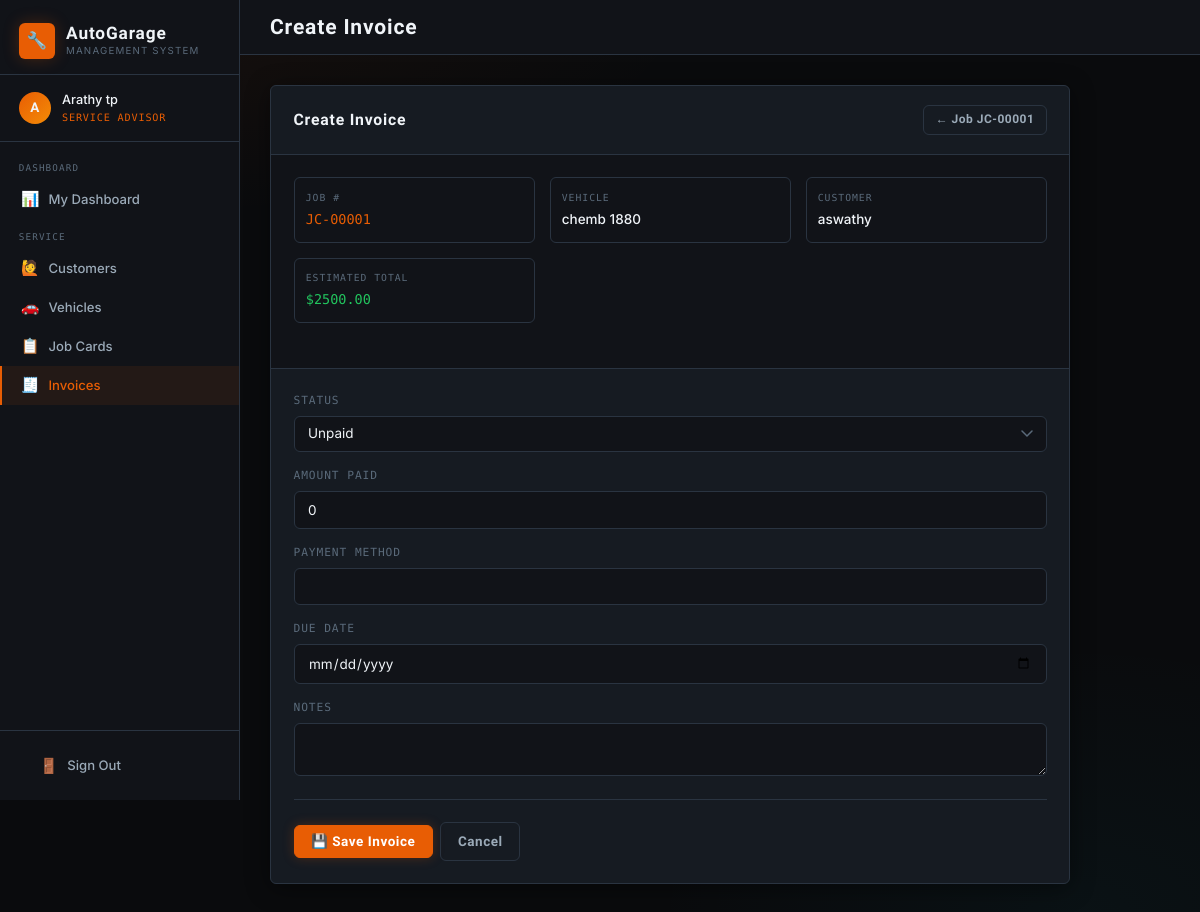
/invoices/create/1/ (signed in), run on the app's committed database.
### core/models.py (models this page shows, shortened)
class UserProfile(models.Model):
    ROLE_CHOICES = [
        ('owner', 'Owner'),
        ('advisor', 'Service Advisor'),
        ('mechanic', 'Mechanic'),
        ('store_manager', 'Store Manager'),
    ]
    user = models.OneToOneField(User, on_delete=models.CASCADE, related_name='profile')
    role = models.CharField(max_length=20, choices=ROLE_CHOICES)
    phone = models.CharField(max_length=20, blank=True)
    created_at = models.DateTimeField(auto_now_add=True)

class JobCard(models.Model):
    STATUS_CHOICES = [
        ('pending', 'Pending'),
        ('in_progress', 'In Progress'),
        ('waiting_parts', 'Waiting for Parts'),
        ('completed', 'Completed'),
        ('delivered', 'Delivered'),
    ]
    job_number = models.CharField(max_length=20, unique=True, blank=True)
    vehicle = models.ForeignKey(Vehicle, on_delete=models.CASCADE, related_name='job_cards')
    advisor = models.ForeignKey(User, on_delete=models.SET_NULL, null=True, related_name='advised_jobs')
    mechanic = models.ForeignKey(User, on_delete=models.SET_NULL, null=True, blank=True, related_name='assigned_jobs')
    problem_description = models.TextField()
    repair_instructions = models.TextField(blank=True)
    status = models.CharField(max_length=20, choices=STATUS_CHOICES, default='pending')
    created_at = models.DateTimeField(auto_now_add=True)
    updated_at = models.DateTimeField(auto_now=True)
    completed_at = models.DateTimeField(null=True, blank=True)
    labour_cost = models.DecimalField(max_digits=10, decimal_places=2, default=0)
    notes = models.TextField(blank=True)
    def total_parts_cost(self):
        return sum(u.total_price for u in self.parts_used.all())
    def total_cost(self):
        return self.labour_cost + self.total_parts_cost()

class Vehicle(models.Model):
    customer = models.ForeignKey(Customer, on_delete=models.CASCADE, related_name='vehicles')
    make = models.CharField(max_length=50)
    model = models.CharField(max_length=50)
    year = models.PositiveIntegerField()
    license_plate = models.CharField(max_length=20, unique=True)
    vin = models.CharField(max_length=50, blank=True)
    color = models.CharField(max_length=30, blank=True)
    mileage = models.PositiveIntegerField(default=0)

class Customer(models.Model):
    name = models.CharField(max_length=100)
    email = models.EmailField(blank=True)
    phone = models.CharField(max_length=20)
    address = models.TextField(blank=True)
    created_at = models.DateTimeField(auto_now_add=True)
    created_by = models.ForeignKey(User, on_delete=models.SET_NULL, null=True)

class JobPartUsage(models.Model):
    job_card = models.ForeignKey(JobCard, on_delete=models.CASCADE, related_name='parts_used')
    part = models.ForeignKey(SparePart, on_delete=models.CASCADE)
    quantity = models.PositiveIntegerField()
    unit_price = models.DecimalField(max_digits=10, decimal_places=2)
    @property
    def total_price(self):
        return self.quantity * self.unit_price

### core/views.py (the view)
# urls.py: path('invoices/create/<int:job_pk>/', views.invoice_create, name='invoice_create'),
@login_required
@role_required('owner', 'advisor')
def invoice_create(request, job_pk):
    job = get_object_or_404(JobCard, pk=job_pk)
    if hasattr(job, 'invoice'):
        return redirect('invoice_detail', pk=job.invoice.pk)
    form = InvoiceForm(request.POST or None)
    if request.method == 'POST' and form.is_valid():
        inv = form.save(commit=False)
        inv.job_card = job
        inv.save()
        messages.success(request, f"Invoice {inv.invoice_number} created.")
        return redirect('invoice_detail', pk=inv.pk)
    return render(request, 'core/invoice_form.html', {'form': form, 'job': job, 'title': 'Create Invoice'})

### core/forms.py
class InvoiceForm(forms.ModelForm):
    class Meta:
        model = Invoice
        fields = ['status', 'amount_paid', 'payment_method', 'due_date', 'notes']
        widgets = {
            'status': forms.Select(attrs={'class': 'form-input'}),
            'amount_paid': forms.NumberInput(attrs={'class': 'form-input', 'step': '0.01'}),
            'payment_method': forms.TextInput(attrs={'class': 'form-input'}),
            'due_date': forms.DateInput(attrs={'class': 'form-input', 'type': 'date'}),
            'notes': forms.Textarea(attrs={'class': 'form-input', 'rows': 2}),
        }

### core/views.py (called while the page is built)
def role_required(*roles):
    def decorator(view_func):
        @wraps(view_func)
        def wrapper(request, *args, **kwargs):
            if not request.user.is_authenticated:
                return redirect('login')
            try:
                profile = request.user.profile
                if profile.role in roles or request.user.is_superuser:
                    return view_func(request, *args, **kwargs)
            except UserProfile.DoesNotExist:
                if request.user.is_superuser:
                    return view_func(request, *args, **kwargs)
            messages.error(request, "You don't have permission to access that page.")
            return redirect('dashboard')
        return wrapper
    return decorator

### core/templates/core/invoice_form.html (shortened to what this page needs)
{% extends 'core/base.html' %}
{% block page_title %}{{ title }}{% endblock %}
{% block content %}
<div class="card" style="max-width:800px;">
  <div class="card-header">
    <span class="card-title">{{ title }}</span>
    {% if job %}<a href="{% url 'job_detail' job.pk %}" class="btn btn-secondary btn-sm">← Job {{ job.job_number }}</a>{% endif %}
  </div>
  {% if job %}
  <div class="card-body" style="background:var(--bg-panel);border-bottom:1px solid var(--border);">
    <div class="job-meta-grid">
      <div class="job-meta-item"><div class="job-meta-label">Job #</div><div class="job-meta-value text-mono text-accent">{{ job.job_number }}</div></div>
      <div class="job-meta-item"><div class="job-meta-label">Vehicle</div><div class="job-meta-value">{{ job.vehicle.make }} {{ job.vehicle.model }}</div></div>
      <div class="job-meta-item"><div class="job-meta-label">Customer</div><div class="job-meta-value">{{ job.vehicle.customer.name }}</div></div>
      <div class="job-meta-item"><div class="job-meta-label">Estimated Total</div><div class="job-meta-value text-green text-mono">${{ job.total_cost }}</div></div>
    </div>
  </div>
  {% endif %}
  <div class="card-body">
    <form method="post">
      {% for field in form %}
      <div class="form-group mb-2">
        <label for="{{ field.id_for_label }}">{{ field.label }}</label>
        {{ field }}
      </div>
      {% endfor %}
      <hr class="divider">
      <div class="flex gap-2">
        <button type="submit" class="btn btn-primary">💾 Save Invoice</button>
        <a href="javascript:history.back()" class="btn btn-secondary">Cancel</a>
      </div>
    </form>
  </div>
</div>
{% endblock %}

### core/templates/core/base.html (shortened to what this page needs)
{% load static %}
<!DOCTYPE html>
<html lang="en">
<head>
  <link rel="stylesheet" href="{% static 'core/css/style.css' %}">
</head>
<body>
<div class="layout">
  <aside class="sidebar">
    <div class="sidebar-brand">
      <a href="{% url 'dashboard' %}" class="logo">
        <div class="logo-icon">🔧</div>
        <div>
          <div class="logo-text">AutoGarage</div>
          <div class="logo-sub">Management System</div>
        </div>
      </a>
    </div>
    <div class="sidebar-user">
      <div class="user-avatar">{{ request.user.username|first|upper }}</div>
      <div>
        <div class="user-name">{{ request.user.get_full_name|default:request.user.username }}</div>
        <div class="user-role">
          {% if request.user.is_superuser %}Owner{% else %}{{ request.user.profile.get_role_display }}{% endif %}
        </div>
      </div>
    </div>
    <nav class="sidebar-nav">
      {% with role=request.user.profile.role|default:"owner" %}
      {% if request.user.is_superuser or role == "owner" %}
      <div class="nav-section">
        <div class="nav-section-label">Overview</div>
        <a href="{% url 'owner_dashboard' %}" class="nav-link {% if request.resolver_match.url_name == 'owner_dashboard' %}active{% endif %}">
          <span class="icon">📊</span><span>Dashboard</span>
        </a>
        <a href="{% url 'reports' %}" class="nav-link {% if request.resolver_match.url_name == 'reports' %}active{% endif %}">
          <span class="icon">📈</span><span>Reports</span>
        </a>
      </div>
      <div class="nav-section">
        <div class="nav-section-label">People</div>
        <a href="{% url 'staff_list' %}" class="nav-link {% if 'staff' in request.resolver_match.url_name %}active{% endif %}">
          <span class="icon">👥</span><span>Staff</span>
        </a>
        <a href="{% url 'customer_list' %}" class="nav-link {% if 'customer' in request.resolver_match.url_name %}active{% endif %}">
          <span class="icon">🙋</span><span>Customers</span>
        </a>
      </div>
      <div class="nav-section">
        <div class="nav-section-label">Operations</div>
        <a href="{% url 'vehicle_list' %}" class="nav-link {% if 'vehicle' in request.resolver_match.url_name %}active{% endif %}">
          <span class="icon">🚗</span><span>Vehicles</span>
        </a>
        <a href="{% url 'job_list' %}" class="nav-link {% if 'job' in request.resolver_match.url_name %}active{% endif %}">
          <span class="icon">📋</span><span>Job Cards</span>
        </a>
        <a href="{% url 'invoice_list' %}" class="nav-link {% if 'invoice' in request.resolver_match.url_name %}active{% endif %}">
          <span class="icon">🧾</span><span>Invoices</span>
        </a>
      </div>
      <div class="nav-section">
        <div class="nav-section-label">Inventory</div>
        <a href="{% url 'parts_list' %}" class="nav-link {% if 'part' in request.resolver_match.url_name %}active{% endif %}">
          <span class="icon">⚙️</span><span>Spare Parts</span>
        </a>
        <a href="{% url 'category_list' %}" class="nav-link {% if 'category' in request.resolver_match.url_name %}active{% endif %}">
          <span class="icon">🏷️</span><span>Categories</span>
        </a>
        <a href="{% url 'supplier_list' %}" class="nav-link {% if 'supplier' in request.resolver_match.url_name %}active{% endif %}">
          <span class="icon">🏭</span><span>Suppliers</span>
        </a>
      </div>
      {% elif role == "advisor" %}
      <div class="nav-section">
        <div class="nav-section-label">Dashboard</div>
        <a href="{% url 'advisor_dashboard' %}" class="nav-link {% if request.resolver_match.url_name == 'advisor_dashboard' %}active{% endif %}">
          <span class="icon">📊</span><span>My Dashboard</span>
        </a>
      </div>
      <div class="nav-section">
        <div class="nav-section-label">Service</div>
        <a href="{% url 'customer_list' %}" class="nav-link {% if 'customer' in request.resolver_match.url_name %}active{% endif %}">
          <span class="icon">🙋</span><span>Customers</span>
        </a>
        <a href="{% url 'vehicle_list' %}" class="nav-link {% if 'vehicle' in request.resolver_match.url_name %}active{% endif %}">
          <span class="icon">🚗</span><span>Vehicles</span>
        </a>
        <a href="{% url 'job_list' %}" class="nav-link {% if 'job' in request.resolver_match.url_name %}active{% endif %}">
          <span class="icon">📋</span><span>Job Cards</span>
        </a>
        <a href="{% url 'invoice_list' %}" class="nav-link {% if 'invoice' in request.resolver_match.url_name %}active{% endif %}">
          <span class="icon">🧾</span><span>Invoices</span>
        </a>
      </div>
      {% endif %}
      {% endwith %}
    </nav>
    <div class="sidebar-footer">
      <a href="{% url 'logout' %}" class="nav-link">
        <span class="icon">🚪</span><span>Sign Out</span>
      </a>
    </div>
  </aside>
  <div class="main">
    <div class="topbar">
      <div class="page-title">
        {% block page_title %}Dashboard{% endblock %}
      </div>
    </div>
    <div class="content">
      {% block content %}{% endblock %}
    </div>
  </div>
</div>
</body>
</html>

### data on the page
JobCard: job_number "JC-00001", vehicle.make "chemb", vehicle.model "1880", vehicle.customer.name "aswathy", total_cost "2500.00"

### other printed values
{{ request.user.username|first|upper }} "A"
{{ request.user.get_full_name|default:request.user.username }} "Arathy tp"
{{ request.user.profile.get_role_display }} "SERVICE ADVISOR"
{{ title }} "Create Invoice"
{{ field.label }} "STATUS" "AMOUNT PAID" "PAYMENT METHOD" "DUE DATE" "NOTES"
